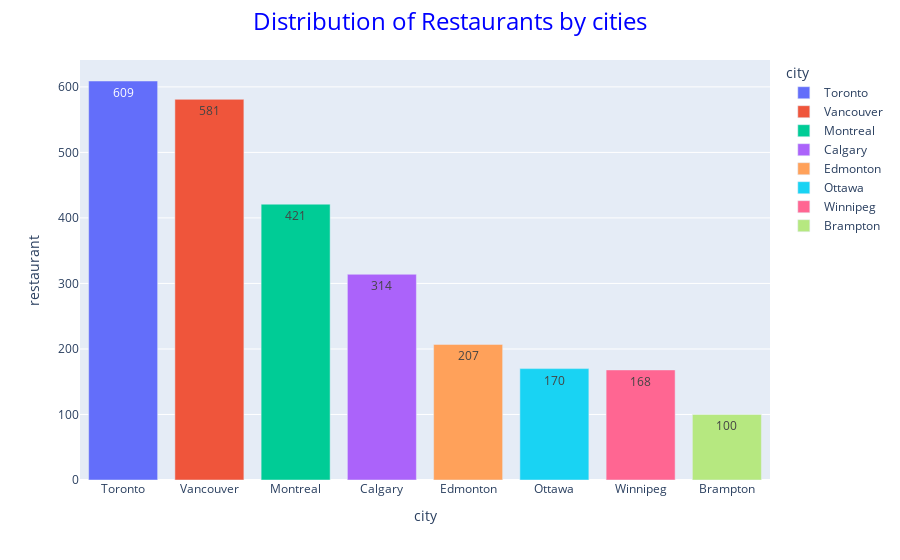

This figure's notebook cell:
### Markdown cell above
#### 2. Number of Restaurants registered on DoorDash by cities in Canada

### Code cell
city_restaurant = df.groupby(['city'], as_index= False)['restaurant'].count().sort_values('restaurant', ascending= False)
# plotting the bar chart
fig = px.bar(city_restaurant, x="city", y="restaurant",  color='city', text_auto=True) 
fig.update_layout(
    title={
        'text': 'Distribution of Restaurants by cities',
        'font': {'size': 24, 'color': 'blue'},
        'x': 0.5, # Centers the title (0.5 is the center of the plot area)
        'xanchor': 'center'
    }
)
fig.show()

### Figure 1 — Plotly figure (JSON) as saved in the notebook; plotly's stock layout.template omitted (floating-point values rounded to 4 significant figures)
{"data": [{"hovertemplate": "city=%{x}<br>restaurant=%{y}<extra></extra>", "legendgroup": "Toronto", "marker": {"color": "#636efa", "pattern": {"shape": ""}}, "name": "Toronto", "orientation": "v", "showlegend": true, "textposition": "auto", "texttemplate": "%{y}", "type": "bar", "x": ["Toronto"], "xaxis": "x", "y": [609], "yaxis": "y"}, {"hovertemplate": "city=%{x}<br>restaurant=%{y}<extra></extra>", "legendgroup": "Vancouver", "marker": {"color": "#EF553B", "pattern": {"shape": ""}}, "name": "Vancouver", "orientation": "v", "showlegend": true, "textposition": "auto", "texttemplate": "%{y}", "type": "bar", "x": ["Vancouver"], "xaxis": "x", "y": [581], "yaxis": "y"}, {"hovertemplate": "city=%{x}<br>restaurant=%{y}<extra></extra>", "legendgroup": "Montreal", "marker": {"color": "#00cc96", "pattern": {"shape": ""}}, "name": "Montreal", "orientation": "v", "showlegend": true, "textposition": "auto", "texttemplate": "%{y}", "type": "bar", "x": ["Montreal"], "xaxis": "x", "y": [421], "yaxis": "y"}, {"hovertemplate": "city=%{x}<br>restaurant=%{y}<extra></extra>", "legendgroup": "Calgary", "marker": {"color": "#ab63fa", "pattern": {"shape": ""}}, "name": "Calgary", "orientation": "v", "showlegend": true, "textposition": "auto", "texttemplate": "%{y}", "type": "bar", "x": ["Calgary"], "xaxis": "x", "y": [314], "yaxis": "y"}, {"hovertemplate": "city=%{x}<br>restaurant=%{y}<extra></extra>", "legendgroup": "Edmonton", "marker": {"color": "#FFA15A", "pattern": {"shape": ""}}, "name": "Edmonton", "orientation": "v", "showlegend": true, "textposition": "auto", "texttemplate": "%{y}", "type": "bar", "x": ["Edmonton"], "xaxis": "x", "y": [207], "yaxis": "y"}, {"hovertemplate": "city=%{x}<br>restaurant=%{y}<extra></extra>", "legendgroup": "Ottawa", "marker": {"color": "#19d3f3", "pattern": {"shape": ""}}, "name": "Ottawa", "orientation": "v", "showlegend": true, "textposition": "auto", "texttemplate": "%{y}", "type": "bar", "x": ["Ottawa"], "xaxis": "x", "y": [170], "yaxis": "y"}, {"hovertemplate": "city=%{x}<br>restaurant=%{y}<extra></extra>", "legendgroup": "Winnipeg", "marker": {"color": "#FF6692", "pattern": {"shape": ""}}, "name": "Winnipeg", "orientation": "v", "showlegend": true, "textposition": "auto", "texttemplate": "%{y}", "type": "bar", "x": ["Winnipeg"], "xaxis": "x", "y": [168], "yaxis": "y"}, {"hovertemplate": "city=%{x}<br>restaurant=%{y}<extra></extra>", "legendgroup": "Brampton", "marker": {"color": "#B6E880", "pattern": {"shape": ""}}, "name": "Brampton", "orientation": "v", "showlegend": true, "textposition": "auto", "texttemplate": "%{y}", "type": "bar", "x": ["Brampton"], "xaxis": "x", "y": [100], "yaxis": "y"}], "layout": {"barmode": "relative", "legend": {"title": {"text": "city"}, "tracegroupgap": 0}, "margin": {"t": 60}, "title": {"font": {"color": "blue", "size": 24}, "text": "Distribution of Restaurants by cities", "x": 0.5, "xanchor": "center"}, "xaxis": {"anchor": "y", "categoryarray": ["Toronto", "Vancouver", "Montreal", "Calgary", "Edmonton", "Ottawa", "Winnipeg", "Brampton"], "categoryorder": "array", "domain": [0, 1], "title": {"text": "city"}}, "yaxis": {"anchor": "x", "domain": [0, 1], "title": {"text": "restaurant"}}}}
